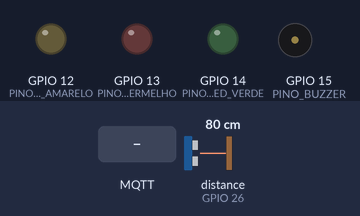
A sketch run on a simulated ESP32. Parts: output pins drawn as LEDs (lit = HIGH), buzzer (waves = sounding, pin HIGH). Inputs (shaded band) come from the test bench; at power-on: distance to the obstacle (sensor on GPIO 26) 80 cm. The echo pulse lasts 58.3 µs per cm; WiFi joins after 1.5 s; servers stay silent unless stated; no MQTT or app messages arrive unless stated; pins used as bus, display or sensor lines are not drawn; what the sketch prints to the serial monitor is not drawn.

Above: at 2.7 s.
2.8 s: MQTT message "1" arrives on the first subscribed topic
At 3.5 s:
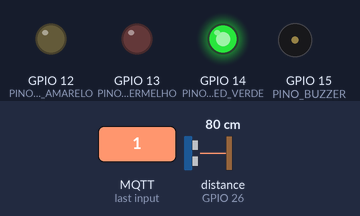
4.3 s: MQTT message "1" arrives on the second subscribed topic
At 4.7 s:
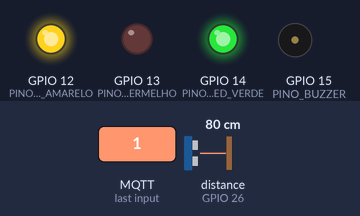
5.8 s: MQTT message "on" arrives on the first subscribed topic
At 7.0 s:
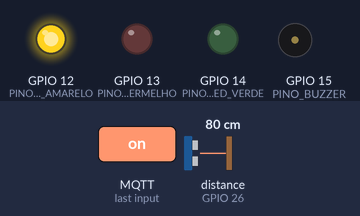
7.3 s: MQTT message "1" arrives on the third subscribed topic
At 8.2 s:
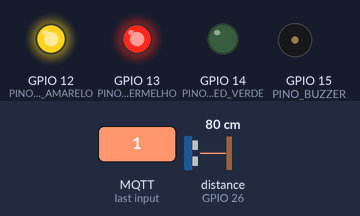
8.8 s: MQTT message "off" arrives on the second subscribed topic
At 9.3 s:
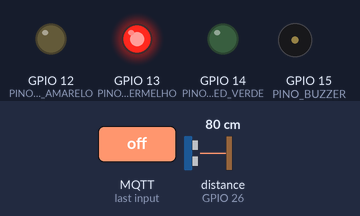
10.3 s: MQTT message "5" arrives on the third subscribed topic
At 11.6 s:
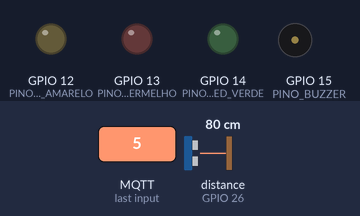
Timing chart, 0 to 12.8 s (numbered marks = the images above; inputs shaded):
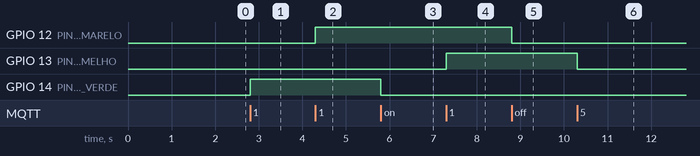

The sketch:

sketch.ino
```cpp
#include <WiFi.h>
#include <PubSubClient.h>

// --- Configurações de Rede e MQTT ---
const char* SSID = "Wokwi-GUEST";
const char* PASSWORD = "";
const char* MQTT_BROKER = "broker.hivemq.com";
const int MQTT_PORT = 1883;

// --- Tópicos MQTT ---
const char* TOPICO_PUBLICAR_DISTANCIA = "iot/sensor/distancia";
const char* TOPICO_INSCREVER_LED_VERDE = "iot/led/verde";
const char* TOPICO_INSCREVER_LED_AMARELO = "iot/led/amarelo";
const char* TOPICO_INSCREVER_LED_VERMELHO = "iot/led/vermelho";
const char* TOPICO_INSCREVER_BUZZER = "iot/buzzer/estado";

// --- Pinos do ESP32 ---
const int PINO_TRIG = 27;
const int PINO_ECHO = 26;
const int PINO_LED_VERDE = 14;
const int PINO_LED_AMARELO = 12;
const int PINO_LED_VERMELHO = 13;
const int PINO_BUZZER = 15;

// --- Variáveis Globais ---
WiFiClient espClient;
PubSubClient client(espClient);
unsigned long lastMsg = 0;
const long interval = 5000; // Publicar a cada 5 segundos

// --- Protótipos de Funções ---
void setup_wifi();
void reconnect();
void callback(char* topic, byte* payload, unsigned int length);
float lerDistanciaCm();

void setup() {
  Serial.begin(115200);

  // Configuração dos pinos
  pinMode(PINO_TRIG, OUTPUT);
  pinMode(PINO_ECHO, INPUT);
  pinMode(PINO_LED_VERDE, OUTPUT);
  pinMode(PINO_LED_AMARELO, OUTPUT);
  pinMode(PINO_LED_VERMELHO, OUTPUT);
  pinMode(PINO_BUZZER, OUTPUT);

  // Iniciar conexões
  setup_wifi();
  client.setServer(MQTT_BROKER, MQTT_PORT);
  client.setCallback(callback);
}

void loop() {
  if (!client.connected()) {
    reconnect();
  }
  client.loop();

  unsigned long now = millis();
  if (now - lastMsg > interval) {
    lastMsg = now;

    // Ler o sensor e publicar a distância
    float distancia = lerDistanciaCm();
    Serial.print("Distância medida: ");
    Serial.print(distancia);
    Serial.println(" cm");

    char msg[10];
    dtostrf(distancia, 4, 2, msg);
    client.publish(TOPICO_PUBLICAR_DISTANCIA, msg);
  }
}

// --- Funções Auxiliares ---

void setup_wifi() {
  delay(10);
  Serial.println();
  Serial.print("Conectando a ");
  Serial.println(SSID);
  WiFi.begin(SSID, PASSWORD);
  while (WiFi.status() != WL_CONNECTED) {
    delay(500);
    Serial.print(".");
  }
  Serial.println("\nWiFi conectado!");
}

void callback(char* topic, byte* payload, unsigned int length) {
  String message;
  for (int i = 0; i < length; i++) {
    message += (char)payload[i];
  }
  int estado = message.toInt();

  Serial.print("Mensagem recebida no tópico: ");
  Serial.println(topic);
  Serial.print("Payload: ");
  Serial.println(message);

  if (String(topic) == TOPICO_INSCREVER_LED_VERDE) {
    digitalWrite(PINO_LED_VERDE, estado == 1 ? HIGH : LOW);
  } else if (String(topic) == TOPICO_INSCREVER_LED_AMARELO) {
    digitalWrite(PINO_LED_AMARELO, estado == 1 ? HIGH : LOW);
  } else if (String(topic) == TOPICO_INSCREVER_LED_VERMELHO) {
    digitalWrite(PINO_LED_VERMELHO, estado == 1 ? HIGH : LOW);
  } else if (String(topic) == TOPICO_INSCREVER_BUZZER) {
    digitalWrite(PINO_BUZZER, estado == 1 ? HIGH : LOW);
  }
}

void reconnect() {
  while (!client.connected()) {
    Serial.print("Tentando conexão MQTT...");
    if (client.connect("Wokwi-Client-ESP32")) {
      Serial.println("Conectado!");
      // Inscreve-se nos tópicos de controle
      client.subscribe(TOPICO_INSCREVER_LED_VERDE);
      client.subscribe(TOPICO_INSCREVER_LED_AMARELO);
      client.subscribe(TOPICO_INSCREVER_LED_VERMELHO);
      client.subscribe(TOPICO_INSCREVER_BUZZER);
    } else {
      Serial.print("Falhou, rc=");
      Serial.print(client.state());
      Serial.println(" Tentando novamente em 5 segundos");
      delay(5000);
    }
  }
}

float lerDistanciaCm() {
  digitalWrite(PINO_TRIG, LOW);
  delayMicroseconds(2);
  digitalWrite(PINO_TRIG, HIGH);
  delayMicroseconds(10);
  digitalWrite(PINO_TRIG, LOW);

  long duracao = pulseIn(PINO_ECHO, HIGH);
  return (duracao * 0.0343) / 2.0;
}
```

Measured:
- after the input at 2.8 s, GPIO 14 (PINO_LED_VERDE): LOW → HIGH at once
- after the input at 4.3 s, GPIO 12 (PINO_LED_AMARELO): LOW → HIGH at once
- after the input at 5.8 s, GPIO 14 (PINO_LED_VERDE): HIGH → LOW at once
- after the input at 7.3 s, GPIO 13 (PINO_LED_VERMELHO): LOW → HIGH at once
- after the input at 8.8 s, GPIO 12 (PINO_LED_AMARELO): HIGH → LOW at once
- after the input at 10.3 s, GPIO 13 (PINO_LED_VERMELHO): HIGH → LOW at once
